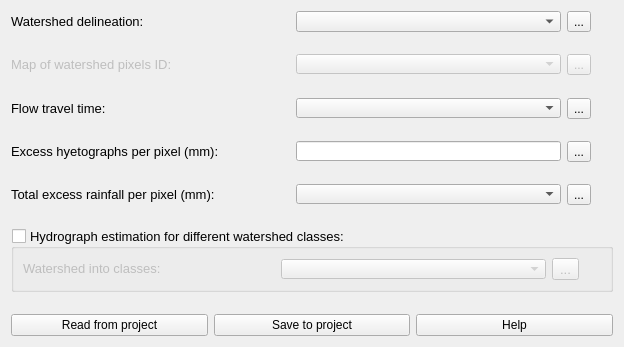
              <widget class="QWidget" name="scrollAreaWidgetContents_2">
               <property name="geometry">
                <rect>
                 <x>0</x>
                 <y>0</y>
                 <width>624</width>
                 <height>347</height>
                </rect>
               </property>
               <layout class="QGridLayout" name="gridLayout_14">
                <item row="0" column="0">
                 <layout class="QVBoxLayout" name="verticalLayout_2">
                  <item>
                   <layout class="QGridLayout" name="gridLayout_22">
                    <item row="1" column="1">
                     <widget class="QComboBox" name="cb_1_pg2">
                      <property name="minimumSize">
                       <size>
                        <width>265</width>
                        <height>20</height>
                       </size>
                      </property>
                      <property name="maximumSize">
                       <size>
                        <width>265</width>
                        <height>24</height>
                       </size>
                      </property>
                     </widget>
                    </item>
                    <item row="1" column="0">
                     <widget class="QLabel" name="label_29">
                      <property name="text">
                       <string>&lt;html&gt;&lt;head/&gt;&lt;body&gt;&lt;p align=&quot;justify&quot;&gt;&lt;span style=&quot; font-size:10pt;&quot;&gt;Watershed delineation:&lt;/span&gt;&lt;/p&gt;&lt;/body&gt;&lt;/html&gt;</string>
                      </property>
                     </widget>
                    </item>
                    <item row="1" column="3">
                     <widget class="QLabel" name="label_33">
                      <property name="sizePolicy">
                       <sizepolicy hsizetype="Preferred" vsizetype="Preferred">
                        <horstretch>0</horstretch>
                        <verstretch>0</verstretch>
                       </sizepolicy>
                      </property>
                      <property name="minimumSize">
                       <size>
                        <width>16</width>
                        <height>16</height>
                       </size>
                      </property>
                      <property name="maximumSize">
                       <size>
                        <width>16</width>
                        <height>16</height>
                       </size>
                      </property>
                      <property name="toolTip">
                       <string>&lt;html&gt;&lt;head/&gt;&lt;body&gt;&lt;p&gt;Add the watershed delineation. The file must be a raster type (geotiff).&lt;/p&gt;&lt;/body&gt;&lt;/html&gt;</string>
                      </property>
                      <property name="text">
                       <string/>
                      </property>
                      <property name="pixmap">
                       <pixmap resource="resources.qrc">:/plugins/hidroPixel/icons/icons/info(2).png</pixmap>
                      </property>
                      <property name="scaledContents">
                       <bool>true</bool>
                      </property>
                     </widget>
                    </item>
                    <item row="1" column="2">
                     <widget class="QToolButton" name="tbtn_pg2_1">
                      <property name="toolTip">
                       <string>&lt;html&gt;&lt;head/&gt;&lt;body&gt;&lt;p&gt;Add the watershed delineation. The file must be a raster type (geotiff).&lt;/p&gt;&lt;/body&gt;&lt;/html&gt;</string>
                      </property>
                      <property name="text">
                       <string>...</string>
                      </property>
                     </widget>
                    </item>
                   </layout>
                  </item>
                  <item>
                   <spacer name="verticalSpacer_5">
                    <property name="orientation">
                     <enum>Qt::Vertical</enum>
                    </property>
                    <property name="sizeHint" stdset="0">
                     <size>
                      <width>20</width>
                      <height>40</height>
                     </size>
                    </property>
                   </spacer>
                  </item>
                  <item>
                   <layout class="QGridLayout" name="gridLayout_21">
                    <item row="0" column="1">
                     <widget class="QComboBox" name="cb_2_pg2">
                      <property name="enabled">
                       <bool>false</bool>
                      </property>
                      <property name="minimumSize">
                       <size>
                        <width>265</width>
                        <height>20</height>
                       </size>
                      </property>
                      <property name="maximumSize">
                       <size>
                        <width>265</width>
                        <height>20</height>
                       </size>
                      </property>
                     </widget>
                    </item>
                    <item row="0" column="2">
                     <widget class="QToolButton" name="tbtn_pg2_2">
                      <property name="enabled">
                       <bool>false</bool>
                      </property>
                      <property name="toolTip">
                       <string>&lt;html&gt;&lt;head/&gt;&lt;body&gt;&lt;p&gt;&lt;br/&gt;&lt;/p&gt;&lt;/body&gt;&lt;/html&gt;</string>
                      </property>
                      <property name="text">
                       <string>...</string>
                      </property>
                     </widget>
                    </item>
                    <item row="0" column="3">
                     <widget class="QLabel" name="label_27">
                      <property name="enabled">
                       <bool>false</bool>
                      </property>
                      <property name="sizePolicy">
                       <sizepolicy hsizetype="Preferred" vsizetype="Preferred">
                        <horstretch>0</horstretch>
                        <verstretch>0</verstretch>
                       </sizepolicy>
                      </property>
                      <property name="minimumSize">
                       <size>
                        <width>16</width>
                        <height>16</height>
                       </size>
                      </property>
                      <property name="maximumSize">
                       <size>
                        <width>16</width>
                        <height>16</height>
                       </size>
                      </property>
                      <property name="toolTip">
                       <string>&lt;html&gt;&lt;head/&gt;&lt;body&gt;&lt;p&gt;Add the map of watershed ID. The file must be a raster type (geotiff).&lt;/p&gt;&lt;/body&gt;&lt;/html&gt;</string>
                      </property>
                      <property name="text">
                       <string/>
                      </property>
                      <property name="pixmap">
                       <pixmap resource="resources.qrc">:/plugins/hidroPixel/icons/icons/info(2).png</pixmap>
                      </property>
                      <property name="scaledContents">
                       <bool>true</bool>
                      </property>
                     </widget>
                    </item>
                    <item row="0" column="0">
                     <widget class="QLabel" name="label_28">
                      <property name="enabled">
                       <bool>false</bool>
                      </property>
                      <property name="text">
                       <string>&lt;html&gt;&lt;head/&gt;&lt;body&gt;&lt;p&gt;&lt;span style=&quot; font-size:10pt;&quot;&gt;Map of watershed pixels ID:&lt;/span&gt;&lt;/p&gt;&lt;/body&gt;&lt;/html&gt;</string>
                      </property>
                     </widget>
                    </item>
                   </layout>
                  </item>
                  <item>
                   <spacer name="verticalSpacer_6">
                    <property name="orientation">
                     <enum>Qt::Vertical</enum>
                    </property>
                    <property name="sizeHint" stdset="0">
                     <size>
                      <width>20</width>
                      <height>40</height>
                     </size>
                    </property>
                   </spacer>
                  </item>
                  <item>
                   <layout class="QGridLayout" name="gridLayout_24">
                    <item row="0" column="0">
                     <widget class="QLabel" name="label_31">
                      <property name="text">
                       <string>&lt;html&gt;&lt;head/&gt;&lt;body&gt;&lt;p align=&quot;justify&quot;&gt;&lt;span style=&quot; font-size:10pt;&quot;&gt;Flow travel time:&lt;/span&gt;&lt;/p&gt;&lt;/body&gt;&lt;/html&gt;</string>
                      </property>
                     </widget>
                    </item>
                    <item row="0" column="1">
                     <widget class="QComboBox" name="cb_3_pg2">
                      <property name="minimumSize">
                       <size>
                        <width>265</width>
                        <height>20</height>
                       </size>
                      </property>
                      <property name="maximumSize">
                       <size>
                        <width>265</width>
                        <height>20</height>
                       </size>
                      </property>
                     </widget>
                    </item>
                    <item row="0" column="2">
                     <widget class="QToolButton" name="tbtn_pg2_3">
                      <property name="text">
                       <string>...</string>
                      </property>
                     </widget>
                    </item>
                    <item row="0" column="3">
                     <widget class="QLabel" name="label_35">
                      <property name="sizePolicy">
                       <sizepolicy hsizetype="Preferred" vsizetype="Preferred">
                        <horstretch>0</horstretch>
                        <verstretch>0</verstretch>
                       </sizepolicy>
                      </property>
                      <property name="minimumSize">
                       <size>
                        <width>16</width>
                        <height>16</height>
                       </size>
                      </property>
                      <property name="maximumSize">
                       <size>
                        <width>16</width>
                        <height>16</height>
                       </size>
                      </property>
                      <property name="toolTip">
                       <string>&lt;html&gt;&lt;head/&gt;&lt;body&gt;&lt;p&gt;Add the map of travel time (min). The file must be a raster type (geotiff).&lt;/p&gt;&lt;/body&gt;&lt;/html&gt;</string>
                      </property>
                      <property name="text">
                       <string/>
                      </property>
                      <property name="pixmap">
                       <pixmap resource="resources.qrc">:/plugins/hidroPixel/icons/icons/info(2).png</pixmap>
                      </property>
                      <property name="scaledContents">
                       <bool>true</bool>
                      </property>
                     </widget>
                    </item>
                   </layout>
                  </item>
                  <item>
                   <spacer name="verticalSpacer_7">
                    <property name="orientation">
                     <enum>Qt::Vertical</enum>
                    </property>
                    <property name="sizeHint" stdset="0">
                     <size>
                      <width>20</width>
                      <height>40</height>
                     </size>
                    </property>
                   </spacer>
                  </item>
                  <item>
                   <layout class="QGridLayout" name="gridLayout_25">
                    <item row="0" column="1">
                     <widget class="QLineEdit" name="le_4_pg2">
                      <property name="sizePolicy">
                       <sizepolicy hsizetype="Minimum" vsizetype="Fixed">
                        <horstretch>0</horstretch>
                        <verstretch>0</verstretch>
                       </sizepolicy>
                      </property>
                      <property name="minimumSize">
                       <size>
                        <width>265</width>
                        <height>20</height>
                       </size>
                      </property>
                      <property name="maximumSize">
                       <size>
                        <width>265</width>
                        <height>20</height>
                       </size>
                      </property>
                      <property name="clearButtonEnabled">
                       <bool>true</bool>
                      </property>
                     </widget>
                    </item>
                    <item row="0" column="3">
                     <widget class="QLabel" name="label_36">
                      <property name="sizePolicy">
                       <sizepolicy hsizetype="Preferred" vsizetype="Preferred">
                        <horstretch>0</horstretch>
                        <verstretch>0</verstretch>
                       </sizepolicy>
                      </property>
                      <property name="minimumSize">
                       <size>
                        <width>16</width>
                        <height>16</height>
                       </size>
                      </property>
                      <property name="maximumSize">
                       <size>
                        <width>16</width>
                        <height>16</height>
                       </size>
                      </property>
                      <property name="toolTip">
                       <string>&lt;html&gt;&lt;head/&gt;&lt;body&gt;&lt;p&gt;Add the file contaning the Excess hyetographs per pixel (min).&lt;/p&gt;&lt;/body&gt;&lt;/html&gt;</string>
                      </property>
                      <property name="text">
                       <string/>
                      </property>
                      <property name="pixmap">
                       <pixmap resource="resources.qrc">:/plugins/hidroPixel/icons/icons/info(2).png</pixmap>
                      </property>
                      <property name="scaledContents">
                       <bool>true</bool>
                      </property>
                     </widget>
                    </item>
                    <item row="0" column="2">
                     <widget class="QToolButton" name="tbtn_pg2_4">
                      <property name="text">
                       <string>...</string>
                      </property>
                     </widget>
                    </item>
                    <item row="0" column="0">
                     <widget class="QLabel" name="label_32">
                      <property name="text">
                       <string>&lt;html&gt;&lt;head/&gt;&lt;body&gt;&lt;p align=&quot;justify&quot;&gt;&lt;span style=&quot; font-size:10pt;&quot;&gt;Excess hyetographs per pixel (mm):&lt;/span&gt;&lt;/p&gt;&lt;/body&gt;&lt;/html&gt;</string>
                      </property>
                     </widget>
                    </item>
                   </layout>
                  </item>
                  <item>
                   <spacer name="verticalSpacer_9">
                    <property name="orientation">
                     <enum>Qt::Vertical</enum>
                    </property>
                    <property name="sizeHint" stdset="0">
                     <size>
                      <width>20</width>
                      <height>40</height>
                     </size>
                    </property>
                   </spacer>
                  </item>
                  <item>
                   <layout class="QGridLayout" name="gridLayout_37">
                    <item row="0" column="2">
                     <widget class="QToolButton" name="tbtn_pg2_5">
                      <property name="text">
                       <string>...</string>
                      </property>
                     </widget>
                    </item>
                    <item row="0" column="0">
                     <widget class="QLabel" name="label_39">
                      <property name="text">
                       <string>&lt;html&gt;&lt;head/&gt;&lt;body&gt;&lt;p&gt;&lt;span style=&quot; font-size:10pt;&quot;&gt;Total excess rainfall per pixel (mm):&lt;/span&gt;&lt;/p&gt;&lt;/body&gt;&lt;/html&gt;</string>
                      </property>
                     </widget>
                    </item>
                    <item row="0" column="3">
                     <widget class="QLabel" name="label_38">
                      <property name="sizePolicy">
                       <sizepolicy hsizetype="Preferred" vsizetype="Preferred">
                        <horstretch>0</horstretch>
                        <verstretch>0</verstretch>
                       </sizepolicy>
                      </property>
                      <property name="minimumSize">
                       <size>
                        <width>16</width>
                        <height>16</height>
                       </size>
                      </property>
                      <property name="maximumSize">
                       <size>
                        <width>16</width>
                        <height>16</height>
                       </size>
                      </property>
                      <property name="toolTip">
                       <string>&lt;html&gt;&lt;head/&gt;&lt;body&gt;&lt;p&gt;Add the file contaning the total excess rainfall per pixel (mm).&lt;/p&gt;&lt;/body&gt;&lt;/html&gt;</string>
                      </property>
                      <property name="text">
                       <string/>
                      </property>
                      <property name="pixmap">
                       <pixmap resource="resources.qrc">:/plugins/hidroPixel/icons/icons/info(2).png</pixmap>
                      </property>
                      <property name="scaledContents">
                       <bool>true</bool>
                      </property>
                     </widget>
                    </item>
                    <item row="0" column="1">
                     <widget class="QComboBox" name="cb_5_pg2">
                      <property name="minimumSize">
                       <size>
                        <width>265</width>
                        <height>20</height>
                       </size>
                      </property>
                      <property name="maximumSize">
                       <size>
                        <width>265</width>
                        <height>20</height>
                       </size>
                      </property>
                     </widget>
                    </item>
                   </layout>
                  </item>
                  <item>
                   <spacer name="verticalSpacer_4">
                    <property name="orientation">
                     <enum>Qt::Vertical</enum>
                    </property>
                    <property name="sizeHint" stdset="0">
                     <size>
                      <width>20</width>
                      <height>40</height>
                     </size>
                    </property>
                   </spacer>
                  </item>
                  <item>
                   <widget class="QGroupBox" name="groupBox_2">
                    <property name="font">
                     <font>
                      <pointsize>10</pointsize>
                     </font>
                    </property>
                    <property name="title">
                     <string>Hydrograph estimation for different watershed classes:</string>
                    </property>
                    <property name="checkable">
                     <bool>true</bool>
                    </property>
                    <property name="checked">
                     <bool>false</bool>
                    </property>
                    <layout class="QGridLayout" name="gridLayout_12">
                     <item row="0" column="0">
                      <layout class="QGridLayout" name="gridLayout_28">
                       <item row="1" column="0">
                        <widget class="QLabel" name="label_30">
                         <property name="text">
                          <string>&lt;html&gt;&lt;head/&gt;&lt;body&gt;&lt;p align=&quot;justify&quot;&gt;&lt;span style=&quot; font-size:10pt;&quot;&gt;Watershed into classes:&lt;/span&gt;&lt;/p&gt;&lt;/body&gt;&lt;/html&gt;</string>
                         </property>
                        </widget>
                       </item>
                       <item row="1" column="2">
                        <widget class="QToolButton" name="tbtn_pg2_6">
                         <property name="toolTip">
                          <string>&lt;html&gt;&lt;head/&gt;&lt;body&gt;&lt;p&gt;Add the watershed delineation. The file must be a raster type (geotiff).&lt;/p&gt;&lt;/body&gt;&lt;/html&gt;</string>
                         </property>
                         <property name="text">
                          <string>...</string>
                         </property>
                        </widget>
                       </item>
                       <item row="1" column="1">
                        <widget class="QComboBox" name="cb_4_pg2">
                         <property name="minimumSize">
                          <size>
                           <width>265</width>
                           <height>20</height>
                          </size>
                         </property>
                         <property name="maximumSize">
                          <size>
                           <width>265</width>
                           <height>20</height>
                          </size>
                         </property>
                        </widget>
                       </item>
                       <item row="1" column="3">
                        <widget class="QLabel" name="label_40">
                         <property name="sizePolicy">
                          <sizepolicy hsizetype="Preferred" vsizetype="Preferred">
                           <horstretch>0</horstretch>
                           <verstretch>0</verstretch>
                          </sizepolicy>
                         </property>
                         <property name="minimumSize">
                          <size>
                           <width>16</width>
                           <height>16</height>
                          </size>
                         </property>
                         <property name="maximumSize">
                          <size>
                           <width>16</width>
                           <height>16</height>
                          </size>
                         </property>
                         <property name="toolTip">
                          <string>&lt;html&gt;&lt;head/&gt;&lt;body&gt;&lt;p&gt;Add the map of the watershed divided into different classes. The file must be a raster type (geotiff).&lt;/p&gt;&lt;/body&gt;&lt;/html&gt;</string>
                         </property>
                         <property name="text">
                          <string/>
                         </property>
                         <property name="pixmap">
                          <pixmap resource="resources.qrc">:/plugins/hidroPixel/icons/icons/info(2).png</pixmap>
                         </property>
                         <property name="scaledContents">
                          <bool>true</bool>
                         </property>
                        </widget>
                       </item>
                      </layout>
                     </item>
                    </layout>
                   </widget>
                  </item>
                  <item>
                   <spacer name="verticalSpacer_3">
                    <property name="orientation">
                     <enum>Qt::Vertical</enum>
                    </property>
                    <property name="sizeHint" stdset="0">
                     <size>
                      <width>20</width>
                      <height>40</height>
                     </size>
                    </property>
                   </spacer>
                  </item>
                  <item>
                   <layout class="QGridLayout" name="gridLayout_44">
                    <item row="0" column="0">
                     <widget class="QPushButton" name="btn_read_pg2">
                      <property name="text">
                       <string notr="true">Read from project</string>
                      </property>
                     </widget>
                    </item>
                    <item row="0" column="1">
                     <widget class="QPushButton" name="btn_save_file_pg2">
                      <property name="text">
                       <string notr="true">Save to project</string>
                      </property>
                     </widget>
                    </item>
                    <item row="0" column="2">
                     <widget class="QPushButton" name="btn_help_pg2">
                      <property name="text">
                       <string notr="true">Help</string>
                      </property>
                     </widget>
                    </item>
                   </layout>
                  </item>
                 </layout>
                </item>
               </layout>
              </widget>
